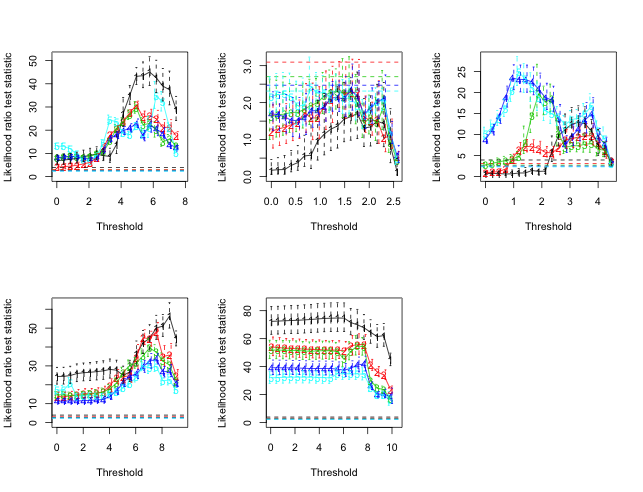

Source code (R):
##
## Supervised Priciple Components
##

library("superpc")
source(file = './helpers.R')

##
## Load Data, Clean, & Split
##

setwd('/Users/rileymatthews/Projects/Africa Soil')
full.df <- read.csv(file = './Data/training.csv', header = TRUE, row.names = 'PIDN')
full.test.df <- read.csv(file = './Data/sorted_test.csv', header = TRUE, row.names = 'PIDN')

N <- dim(full.df)[1]
train.prop <- .9
train.idx <- sample(x = 1:N, size = N*train.prop, replace = FALSE)

train.dfs <- soil.clean(df = full.df[train.idx,], targets = TRUE)
val.dfs <- soil.clean(df = full.df[-train.idx,], targets = TRUE)

test.dfs <- soil.clean(df = full.test.df, targets = FALSE)

##
## Approximate Optimal Parameters (numer of components, threshold)
## 

# (A little awkward because superpc isn't very customizable and the documentation is unclear and incomplete)

opt.thresh <- list()
opt.n.components <- list()
best.rmse <- list()

thresh.mult <- 1.03 #Don't make this too large
n.thresh.scope <- 2
max.components = 3

targets <- colnames(train.dfs$targets)
par(mfrow=c(ceiling(length(targets)/3),3))
for (target in targets){

  data.train.obj <- list(x=t(train.dfs$wave),y=train.dfs$targets[[target]]) 
  fit <- superpc.train(data = data.train.obj, type = 'regression')
  print(paste('Beginning', target, 'superpc.cv...')) ########## Delete
  cv.obj <- superpc.cv(fit = fit, data = data.train.obj, n.components = max.components) #why not just do val?
  superpc.plotcv(cv.obj, main=target)
  
  # Use hueristic to choose best threshold
  opt.thresh[target] <- cv.obj$thresholds[which.max(cv.obj$scor[1,])]
  print(paste('superpc Threshold: ', opt.thresh[target]))
  # Use validation
  data.val.obj <- list(x=t(val.dfs$wave), y=val.dfs$targets[[target]])
  
  best.thresh <- NA
  best.n.components <- NA
  best.performance <- Inf
  thresholds <- opt.thresh[[target]]*thresh.mult^(-n.thresh.scope:n.thresh.scope)
  for (n.comps in 1:max.components){
    
    for(thresh in thresholds){
    
      pred.obj <- superpc.predict(fit, data.train.obj, data.val.obj, threshold=thresh, 
                                n.components= n.comps, prediction.type="continuous")
      y.predicted <- pred.obj$v.pred.1df
      y.obs <- data.val.obj$y
      cur.rmse <- rmse(y.predicted, y.obs)
      
      if (cur.rmse < best.performance){
        
        best.thresh <- thresh
        best.n.components <- n.comps
        best.performance <- cur.rmse
        
      } 
    }
  }
  
  opt.thresh[target] <- best.thresh
  opt.n.components[target] <- best.n.components
  best.rmse[target] <- best.performance
    
}


##
## Use Best Parameters to Predict Test (could have done this in the above loop, but so cluttered! :-)
##


train.dfs <- soil.clean(df = full.df, targets = TRUE)
test.predictions <- data.frame(row.names = row.names(test.dfs$wave))  

for (target in targets){
  
  data.train.obj <- list(x=t(train.dfs$wave),y=train.dfs$targets[[target]]) 
  data.test.obj <- list(x = t(test.dfs$wave), y = NULL)
  fit <- superpc.train(data = data.train.obj, type = 'regression')
  y.preds <- superpc.predict(fit, data = data.train.obj, newdata = data.test.obj, threshold = opt.thresh[[target]], 
                            n.components = opt.n.components[[target]], prediction.type="continuous")
  test.predictions[[target]] <- y.preds$v.pred.1df
  
}

##
## Record results to disk.
##

# write.csv(test.predictions, file = './Data/Preds/superpc-preds.csv')
# write.csv(data.frame(best.rmse), file = './Data/Preds/superpc-rmse.csv')
